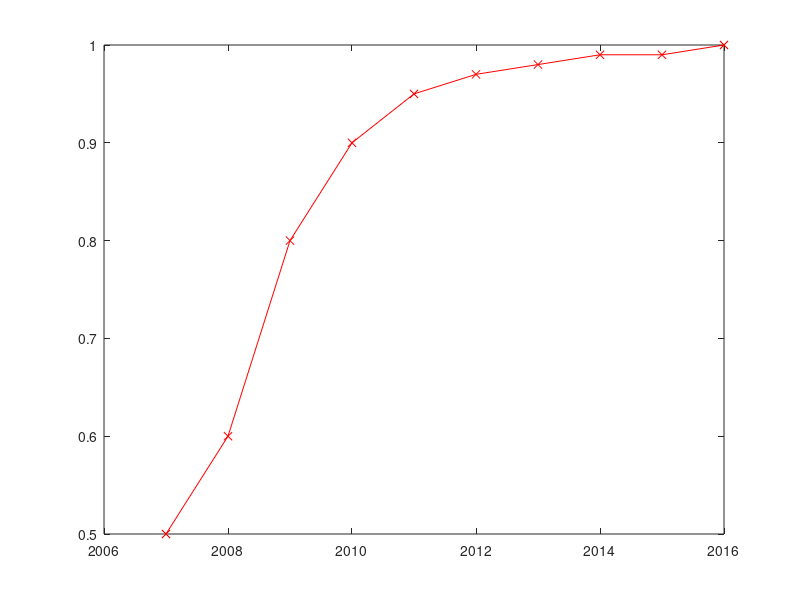

The MATLAB source for this figure: (Note: this script raises an error after producing the figure.)


%% ================== Exercise 1 ==================

% INSERT YOUR CODE FOR EXERCISE 1 HERE 
salesMetformin = load("salesMetformin.dat");

year= salesMetformin(1,:);
sales =  salesMetformin(2,:);
figure(1);
p = plot(year,sales, "rx-");
p(1).LineWidth = 3;
xlabel("Period");
ylabel("Sales in billions(£)");
grid on




%% ================== Exercise 5 ==================

% INSERT YOUR CODE FOR EXERCISE 5 HERE
%Uniform distribution values
x = 30+(40-30).*rand(1000,1);
y = 10+(20-10).*rand(1000,1);
figure(2);
hold on
p1 = plot(x,y,'bo');

%Normal distribution values
x1 = 1.*randn(1000,1)+20;
y1 = 1.*randn(1000,1)+35;
p2 = plot(x1,y1,'r*');
axis([0 50 0 50]);
xlabel("x axis");
ylabel("y axis");
title("");

grid on
hold off
legend([p1 p2],{'Uniform distribution', 'Normal distribution'}); 





%% ================== Exercise 6 ==================

% INSERT YOUR CODE FOR EXERCISE 6 HERE

x2 = 0+(1-0).*rand(20000,1);
y2 = 0+(1-0).*rand(20000,1);
z2 = 0+(1-0).*rand(20000,1);
I=(find(x2>0.9));
I1=(find(y2>0.9));
I2=(find(z2>0.9));
I3 = find(z2>0.4 | y2>0.4 | x2>0.4);
disp(size(I3));
x3 = x2(I3);
y3 = y2(I3);
z3 = z2(I3);
I4= find(x3<0.5 & y3<0.5 & z3<0.5);
disp(size(I4));
figure(3);
plot3(x2(I),y2(I),z2(I),'b*',x2(I1),y2(I1),z2(I1),'b*',x2(I2),y2(I2),z2(I2),'b*',x3(I4),y3(I4),z3(I4),'r*');
xlabel("x axis");
ylabel("y axis");
zlabel("z axis");



